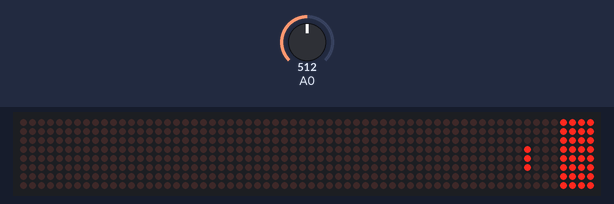
The sketch below on a simulated ESP8266 (NodeMCU). On the bench: 64×8 LED matrix. Inputs (shaded band) come from the test bench; at power-on: A0 = 512.

Above: at 1.2 s.
1.3 s: A0 set to 646
2.8 s: A0 set to 672
At 3.9 s:
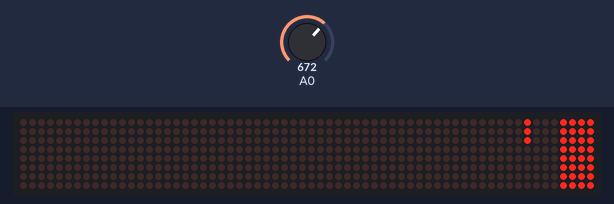
4.6 s: A0 set to 350
6.1 s: A0 set to 327
At 7.3 s:
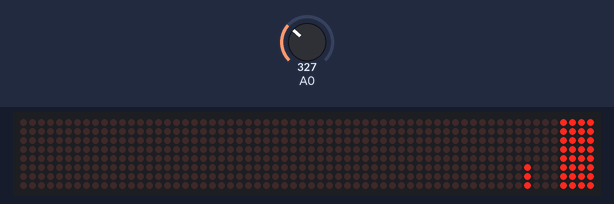
8.0 s: A0 set to 716
At 9.0 s:
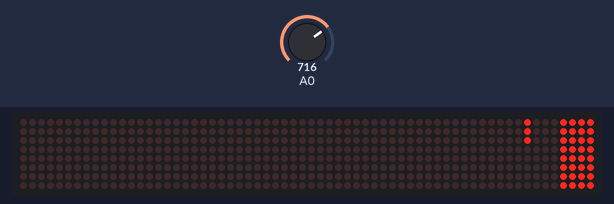
10.0 s: A0 set to 306
At 11.9 s:
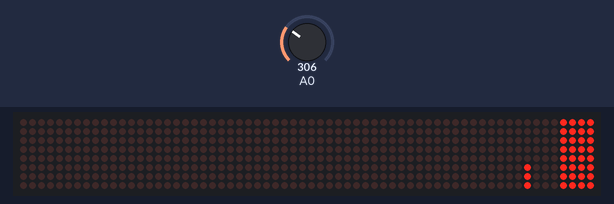
Timing chart, 0 to 12.9 s (numbered marks = the images above; inputs shaded):
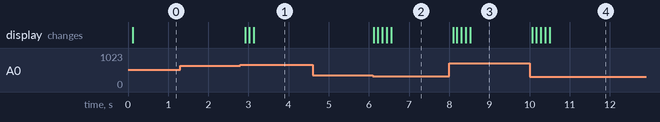

The sketch:

ball.ino
```cpp
#include "LedControl.h"

struct Pin
{
  static const short JoystickX = A0;
  static const short DIN = D5;
  static const short CS = D6;
  static const short CLK = D7;
};

struct Coordinate
{
  int x = 0, y = 0;
  Coordinate(int x = 0, int y = 0) : x(x), y(y) {}
};

LedControl ledControl(Pin::DIN, Pin::CLK, Pin::CS, 0);

Coordinate joystickOrigin(500, 500);
Coordinate playerPosition(3, 0);

int playerSize = 3;
int speed = 100;
unsigned long timestamp = 0;

bool board[8][8] = {
    {0, 0, 0, 0, 1, 1, 1, 1},
    {0, 0, 0, 0, 1, 1, 1, 1},
    {0, 0, 0, 0, 1, 1, 1, 1},
    {0, 0, 0, 0, 1, 1, 1, 1},
    {0, 0, 0, 0, 1, 1, 1, 1},
    {0, 0, 0, 0, 1, 1, 1, 1},
    {0, 0, 0, 0, 1, 1, 1, 1},
    {0, 0, 0, 0, 1, 1, 1, 1}};

void setup()
{
  ledControl.shutdown(0, false);
  ledControl.setIntensity(0, 8);
  ledControl.clearDisplay(0);
}

void loop()
{

  int directionX = getAxisValue(Pin::JoystickX, joystickOrigin.x, 160);

  if (millis() > timestamp + speed)
  {
    timestamp = millis();

    int posX = playerPosition.x + directionX;

    if (posX + playerSize - 1 <= 7 && posX >= 0)
    {
      for (int i = 0; i < playerSize; i++)
      {
        ledControl.setLed(0, playerPosition.x + i, playerPosition.y, false);
      }

      playerPosition.x = posX;

      for (int i = 0; i < playerSize; i++)
      {
        ledControl.setLed(0, playerPosition.x + i, playerPosition.y, true);
      }
    }
  }

  for (int row = 0; row < 8; row++)
  {
    for (int column = 0; column < 8; column++)
    {
      if (board[row][column] == 1)
      {
        ledControl.setLed(0, row, column, board[row][column]);
      }
    }
  }
}

int getAxisValue(uint8_t pin, int originAxis, int axisThreshold)
{
  int value = 0;
  int raw = analogRead(pin);

  raw < originAxis - axisThreshold ? value = 1 : 0;
  raw > originAxis + axisThreshold ? value = -1 : 0;

  return value;
}
```

Measured:
- the behaviour switches between 660 and 661 on A0 (found by bisection; images 0 and 1)
- the behaviour switches between 340 and 339 on A0 (found by bisection; images 1 and 2)
- after the input at 1.3 s, every drawn part: stays the same
- after the input at 2.8 s, the display: first changes after 0.12 s (image 1 shows a later state)
- after the input at 4.6 s, every drawn part: stays the same
- after the input at 6.1 s, the display: first changes at once (image 2 shows a later state)
- after the input at 8.0 s, the display: first changes after 0.10 s (image 3 shows a later state)
- after the input at 10.0 s, the display: first changes after 0.07 s (image 4 shows a later state)
